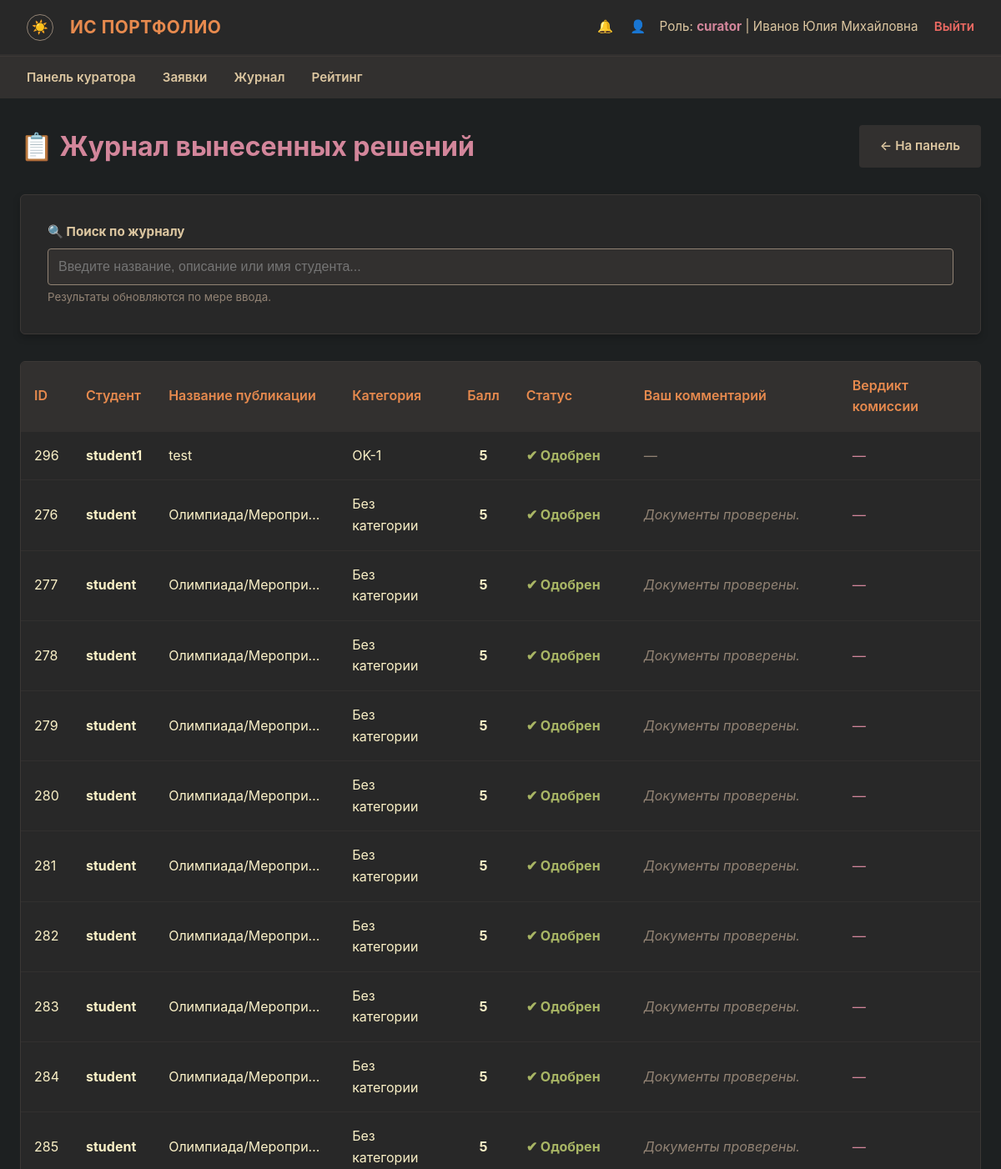
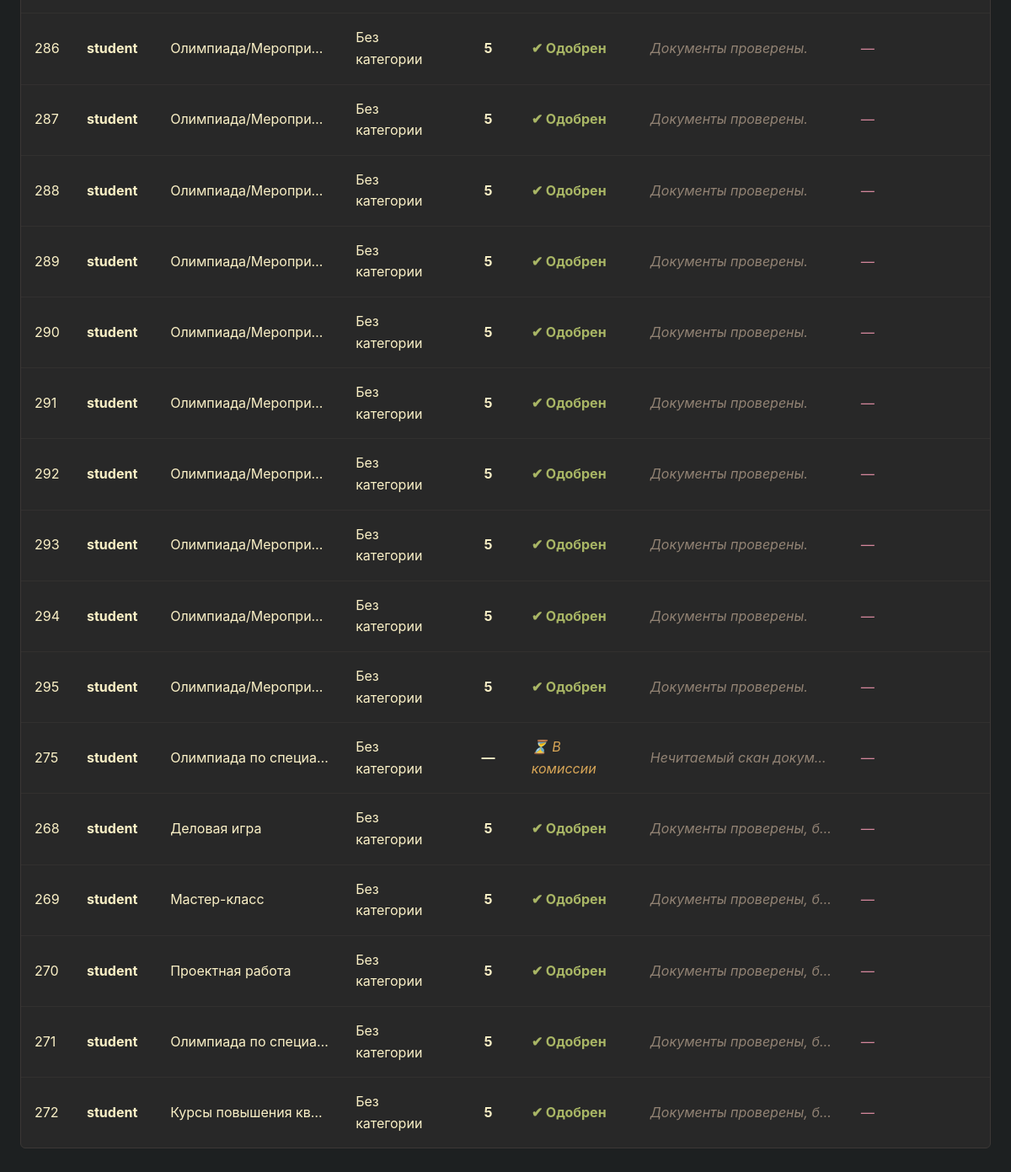
Screenshot of /curator/resolved (signed in) with the database file from the repository (2 pictures, top to bottom).
### models.py (models this page shows, shortened)
class User(db.Model, UserMixin):
    __tablename__ = 'users'
    id: int = db.Column(db.Integer, primary_key=True)
    username: str = db.Column(db.String(50), unique=True, nullable=False)
    password_hash: str = db.Column(db.String(256), nullable=False)
    role: str = db.Column(db.String(20), nullable=False)
    last_name: Optional[str] = db.Column(db.String(50), nullable=True)
    first_name: Optional[str] = db.Column(db.String(50), nullable=True)
    patronymic: Optional[str] = db.Column(db.String(50), nullable=True)
    group_name: Optional[str] = db.Column(db.String(20), nullable=True)
    group_id: Optional[int] = db.Column(db.Integer, db.ForeignKey('groups.id'), nullable=True)
    events = db.relationship('Event', backref='student', lazy=True, cascade='all, delete-orphan')
    notifications = db.relationship('Notification', backref='user', lazy=True, cascade='all, delete-orphan')
    scholarship_requests = db.relationship('ScholarshipRequest', backref='student', lazy=True, cascade='all, delete-orphan')
    curated_groups = db.relationship('Group', foreign_keys='Group.curator_id',
                                     back_populates='curator', lazy='select')

class Event(db.Model):
    __tablename__ = 'events'
    id: int = db.Column(db.Integer, primary_key=True)
    student_id: int = db.Column(db.Integer, db.ForeignKey('users.id'), nullable=False)
    title: str = db.Column(db.String(150), nullable=False)
    description: Optional[str] = db.Column(db.Text, nullable=True)
    status: str = db.Column(db.String(20), default=EventStatus.PENDING, nullable=False)
    previous_status: Optional[str] = db.Column(db.String(20), nullable=True)
    category: Optional[str] = db.Column(db.String(5), nullable=True)
    score: Optional[int] = db.Column(db.Integer, nullable=True)
    curator_comment: Optional[str] = db.Column(db.Text, nullable=True)
    commission_comment: Optional[str] = db.Column(db.Text, nullable=True)
    created_at: datetime = db.Column(db.DateTime, default=datetime.utcnow, nullable=False)
    commission_reviewed_at: Optional[datetime] = db.Column(db.DateTime, nullable=True)
    files = db.relationship('EventFile', backref='event', lazy=True, cascade='all, delete-orphan')
    @property
    def category_label(self) -> str: return self.category if self.category else 'Без категории'

### routes/curator.py (the view)
    @app.route('/curator/resolved', methods=['GET'])
    @login_required
    def curator_resolved():
        if current_user.role != 'curator':
            return "Доступ ограничен", 403
        events = get_curator_events(current_user, 'resolved')
        return render_template('curator_resolved.html', events=events)

### helpers.py (called while the page is built)
def generate_csrf_token() -> str:
    if '_csrf_token' not in session:
        session['_csrf_token'] = secrets.token_hex(CSRF_TOKEN_BYTES)
    return session['_csrf_token']

### services/curator_service.py (called while the page is built)
def _group_ids_from_user(user: User) -> List[int]:
    return [g.id for g in user.curated_groups]

def get_curator_students(user: User) -> List[User]:
    gids = _group_ids_from_user(user)
    if not gids:
        return []
    return User.query.filter(
        User.role == 'student',
        User.group_id.in_(gids)
    ).all()

def get_curator_student_ids(user: User) -> List[int]:
    return [s.id for s in get_curator_students(user)]

def get_curator_events(user: User, status_filter: str = EventStatus.PENDING) -> List[Event]:
    ids = get_curator_student_ids(user)
    if not ids:
        return []
    q = Event.query.options(joinedload(Event.student), joinedload(Event.files)).filter(
        Event.student_id.in_(ids)
    )
    if status_filter == 'resolved':
        q = q.filter(Event.status.in_([EventStatus.APPROVED, EventStatus.DISPUTED, EventStatus.REJECTED]))
    else:
        q = q.filter(Event.status == status_filter)
    return q.order_by(Event.created_at.desc()).all()

### templates/curator_resolved.html (shortened to what this page needs)
{% extends 'base.html' %}
{% block content %}
<div style="display: flex; justify-content: space-between; align-items: center; margin-bottom: 2rem; flex-wrap: wrap; gap: 1rem;">
    <h1 style="color: var(--purple); margin: 0;">📋 Журнал вынесенных решений</h1>
    <a href="{{ url_for('curator_dashboard') }}" class="btn" style="background-color: var(--bg2); color: var(--fg1); text-decoration: none;">← На панель</a>
</div>
<div class="form-card" style="margin-bottom: 2rem;">
    <div class="form-group" style="margin: 0;">
        <label for="search-input" style="font-weight: bold; color: var(--fg1);">🔍 Поиск по журналу</label>
        <input type="text" id="search-input" class="form-control" placeholder="Введите название, описание или имя студента..." autocomplete="off">
        <small style="color: var(--gray); display: block; margin-top: 0.25rem;">Результаты обновляются по мере ввода.</small>
    </div>
</div>
<div id="table-container">
    <div class="table-responsive">
        <table>
            <thead>
                <tr>
                    <th>ID</th>
                    <th>Студент</th>
                    <th>Название публикации</th>
                    <th>Категория</th>
                    <th>Балл</th>
                    <th>Статус</th>
                    <th>Ваш комментарий</th>
                    <th>Вердикт комиссии</th>
                </tr>
            </thead>
            <tbody id="events-tbody">
                {% for event in events %}
                <tr>
                    <td>{{ event.id }}</td>
                    <td style="font-weight: bold; color: var(--fg0);">{{ event.student.username if event.student else 'Удален' }}</td>
                    <td style="max-width: 220px; overflow: hidden; text-overflow: ellipsis; white-space: nowrap;">{{ event.title }}</td>
                    <td>{{ event.category_label }}</td>
                    <td style="text-align: center; font-weight: bold; color: var(--aqua);">{{ event.score if event.score else '—' }}</td>
                    <td>
                        {% if event.status == 'approved' %}
                            <span style="color: var(--green); font-weight: bold;">✔ Одобрен</span>
                        {% elif event.status == 'disputed' %}
                            <span style="color: var(--yellow); font-style: italic;">⏳ В комиссии</span>
                        {% elif event.status == 'rejected' %}
                            <span style="color: var(--red);">❌ Отклонен</span>
                        {% else %}
                            <span style="color: var(--gray);">{{ event.status }}</span>
                        {% endif %}
                    </td>
                    <td style="font-style: italic; color: var(--gray); max-width: 250px; overflow: hidden; text-overflow: ellipsis; white-space: nowrap;">
                        {{ event.curator_comment or '—' }}
                    </td>
                    <td style="font-style: italic; color: var(--purple); max-width: 250px; overflow: hidden; text-overflow: ellipsis; white-space: nowrap;">
                        {{ event.commission_comment or '—' }}
                    </td>
                </tr>
                {% else %}
                <tr>
                    <td colspan="8" style="text-align: center; color: var(--gray);">Нет вынесенных решений.</td>
                </tr>
                {% endfor %}
            </tbody>
        </table>
    </div>
</div>
{% endblock %}

### templates/base.html (shortened to what this page needs)
<!DOCTYPE html>
<html lang="ru">
<head>
    <link rel="stylesheet" href="{{ url_for('static', filename='css/style.css') }}">
</head>
<body>
    {% if current_user.is_authenticated %}
    <nav class="navbar">
        <div class="navbar-brand">
            <button class="theme-toggle" id="themeToggle" title="Сменить тему">☀️</button>
            ИС Портфолио
        </div>
        <div class="navbar-user">
            <a href="{{ url_for('notifications') }}" style="color: var(--fg1); text-decoration: none; margin-right: 1rem; position: relative;">
                🔔
            </a>
            <a href="{{ url_for('profile') }}" style="color: var(--fg1); text-decoration: none; margin-right: 0.75rem;">👤</a>
            Роль: <strong>{{ current_user.role }}</strong> |
            {% if current_user.last_name or current_user.first_name %}
            {{ current_user.last_name or '' }} {{ current_user.first_name or '' }} {{ current_user.patronymic or '' }}
            {% else %}
            {{ current_user.username }}
            {% endif %}
            <a href="{{ url_for('logout') }}" class="logout-link">Выйти</a>
        </div>
    </nav>
    <nav class="role-nav">
        <ul>
            {% if current_user.role == 'admin' %}
            <li><a href="{{ url_for('admin_dashboard') }}">Панель</a></li>
            <li><a href="{{ url_for('admin_users') }}">Пользователи</a></li>
            <li><a href="{{ url_for('admin_groups') }}">Группы</a></li>
            <li><a href="{{ url_for('admin_audit') }}">Аудит</a></li>
            {% elif current_user.role == 'student' %}
            <li><a href="{{ url_for('student_dashboard') }}">Моя панель</a></li>
            <li><a href="{{ url_for('student_create') }}">Создать пост</a></li>
            <li><a href="{{ url_for('student_history') }}">История</a></li>
            <li><a href="{{ url_for('rating') }}">Рейтинг</a></li>
            {% elif current_user.role == 'curator' %}
            <li><a href="{{ url_for('curator_dashboard') }}">Панель куратора</a></li>
            <li><a href="{{ url_for('curator_pending') }}">Заявки</a></li>
            <li><a href="{{ url_for('curator_resolved') }}">Журнал</a></li>
            <li><a href="{{ url_for('rating') }}">Рейтинг</a></li>
            {% elif current_user.role == 'commission' %}
            <li><a href="{{ url_for('commission_dashboard') }}">Панель комиссии</a></li>
            <li><a href="{{ url_for('commission_disputes') }}">Споры</a></li>
            <li><a href="{{ url_for('commission_scholarships') }}">Стипендии</a></li>
            <li><a href="{{ url_for('commission_archive') }}">Архив</a></li>
            {% endif %}
        </ul>
    </nav>
    {% endif %}
    <div class="container">
        {% block content %}{% endblock %}
    </div>
</body>
</html>

### static/css/style.css (style rules this page uses)
:root { --bg0: #1d2021; --bg1: #282828; --bg2: #32302f; --bg3: #3c3836; --fg0: #fbf1c7; --fg1: #ddc7a1; --red: #ea6962; --green: #a9b665; --yellow: #d8a657; --blue: #7daea3; --orange: #e78a4e; --purple: #d3869b; --gray: #928374; }
* { box-sizing: border-box; margin: 0; padding: 0; }
body { background-color: var(--bg0); color: var(--fg0); font-family: -apple-system, BlinkMacSystemFont, "Segoe UI", Roboto, Helvetica, Arial, sans-serif; font-size: 16px; line-height: 1.6; padding-bottom: 3rem; }
.navbar { background-color: var(--bg1); padding: 1rem 2rem; display: flex; justify-content: space-between; align-items: center; border-bottom: 2px solid var(--bg2); box-shadow: 0 4px 6px rgba(0, 0, 0, 0.3); }
.navbar-brand { display: flex; align-items: center; gap: 0.5rem; font-weight: 700; color: var(--orange); font-size: 1.3rem; letter-spacing: 0.5px; text-transform: uppercase; }
.navbar-user { color: var(--fg1); font-size: 0.95rem; }
.navbar-user strong { color: var(--purple); }
.logout-link { color: var(--red); text-decoration: none; margin-left: 15px; font-weight: 600; border-bottom: 1px dashed transparent; transition: border-color 0.2s ease; }
.role-nav { background-color: var(--bg2); padding: 0.75rem 2rem; border-top: 1px solid var(--bg3); }
.role-nav ul { list-style: none; display: flex; gap: 2rem; margin: 0; }
.role-nav li { display: inline; }
.role-nav a { color: var(--fg1); text-decoration: none; font-weight: 600; font-size: 0.95rem; padding: 0.5rem 0; border-bottom: 2px solid transparent; transition: border-color 0.2s ease, color 0.2s ease; }
.container { max-width: 1200px; margin: 2rem auto; padding: 0 1.5rem; }
.form-card { background-color: var(--bg1); border: 1px solid var(--bg3); border-radius: 6px; padding: 2rem; margin-bottom: 2rem; box-shadow: 0 4px 10px rgba(0, 0, 0, 0.2); }
.form-group { margin-bottom: 1.25rem; }
.form-group label { display: block; margin-bottom: 0.5rem; color: var(--fg1); font-size: 0.95rem; }
.form-control { width: 100%; padding: 0.75rem; background-color: var(--bg2); border: 1px solid var(--gray); color: var(--fg0); border-radius: 4px; font-size: 1rem; transition: border-color 0.2s ease, box-shadow 0.2s ease; }
.btn { display: inline-block; padding: 0.75rem 1.5rem; border: 1px solid transparent; border-radius: 4px; cursor: pointer; font-weight: 600; font-size: 0.95rem; text-align: center; text-decoration: none; transition: opacity 0.15s ease, transform 0.1s ease; }
.table-responsive { width: 100%; overflow-x: auto; background-color: var(--bg1); border: 1px solid var(--bg3); border-radius: 6px; margin-top: 1.5rem; }
table { width: 100%; border-collapse: collapse; text-align: left; }
th, td { padding: 1rem; border-bottom: 1px solid var(--bg2); }
th { background-color: var(--bg2); color: var(--orange); font-weight: 600; }
tr:last-child td { border-bottom: none; }
.theme-toggle { background: none; border: 1px solid var(--gray); border-radius: 50%; width: 32px; height: 32px; display: inline-flex; align-items: center; justify-content: center; cursor: pointer; font-size: 1rem; line-height: 1; color: var(--fg1); margin-right: 0.75rem; vertical-align: middle; }

### rows the page displays
User: role "curator", last_name "Иванов", first_name "Юлия", patronymic "Михайловна"
Event: id "296", student "student1", title "test", category_label "OK-1", score "5", status "✔ Одобрен", curator_comment "—", commission_comment "—"
Event: id "276", student "student", title "Олимпиада/Меропри…", category_label "Без категории", score "5", status "✔ Одобрен", curator_comment "Документы проверены.", commission_comment "—"
Event: id "277", student "student", title "Олимпиада/Меропри…", category_label "Без категории", score "5", status "✔ Одобрен", curator_comment "Документы проверены.", commission_comment "—"
Event: id "278", student "student", title "Олимпиада/Меропри…", category_label "Без категории", score "5", status "✔ Одобрен", curator_comment "Документы проверены.", commission_comment "—"
Event: id "279", student "student", title "Олимпиада/Меропри…", category_label "Без категории", score "5", status "✔ Одобрен", curator_comment "Документы проверены.", commission_comment "—"
Event: id "280", student "student", title "Олимпиада/Меропри…", category_label "Без категории", score "5", status "✔ Одобрен", curator_comment "Документы проверены.", commission_comment "—"
Event: id "281", student "student", title "Олимпиада/Меропри…", category_label "Без категории", score "5", status "✔ Одобрен", curator_comment "Документы проверены.", commission_comment "—"
Event: id "282", student "student", title "Олимпиада/Меропри…", category_label "Без категории", score "5", status "✔ Одобрен", curator_comment "Документы проверены.", commission_comment "—"
Event: id "283", student "student", title "Олимпиада/Меропри…", category_label "Без категории", score "5", status "✔ Одобрен", curator_comment "Документы проверены.", commission_comment "—"
Event: id "284", student "student", title "Олимпиада/Меропри…", category_label "Без категории", score "5", status "✔ Одобрен", curator_comment "Документы проверены.", commission_comment "—"
Event: id "285", student "student", title "Олимпиада/Меропри…", category_label "Без категории", score "5", status "✔ Одобрен", curator_comment "Документы проверены.", commission_comment "—"
Event: id "286", student "student", title "Олимпиада/Меропри…", category_label "Без категории", score "5", status "✔ Одобрен", curator_comment "Документы проверены.", commission_comment "—"
Event: id "287", student "student", title "Олимпиада/Меропри…", category_label "Без категории", score "5", status "✔ Одобрен", curator_comment "Документы проверены.", commission_comment "—"
Event: id "288", student "student", title "Олимпиада/Меропри…", category_label "Без категории", score "5", status "✔ Одобрен", curator_comment "Документы проверены.", commission_comment "—"
Event: id "289", student "student", title "Олимпиада/Меропри…", category_label "Без категории", score "5", status "✔ Одобрен", curator_comment "Документы проверены.", commission_comment "—"
Event: id "290", student "student", title "Олимпиада/Меропри…", category_label "Без категории", score "5", status "✔ Одобрен", curator_comment "Документы проверены.", commission_comment "—"
Event: id "291", student "student", title "Олимпиада/Меропри…", category_label "Без категории", score "5", status "✔ Одобрен", curator_comment "Документы проверены.", commission_comment "—"
Event: id "292", student "student", title "Олимпиада/Меропри…", category_label "Без категории", score "5", status "✔ Одобрен", curator_comment "Документы проверены.", commission_comment "—"
Event: id "293", student "student", title "Олимпиада/Меропри…", category_label "Без категории", score "5", status "✔ Одобрен", curator_comment "Документы проверены.", commission_comment "—"
Event: id "294", student "student", title "Олимпиада/Меропри…", category_label "Без категории", score "5", status "✔ Одобрен", curator_comment "Документы проверены.", commission_comment "—"
Event: id "295", student "student", title "Олимпиада/Меропри…", category_label "Без категории", score "5", status "✔ Одобрен", curator_comment "Документы проверены.", commission_comment "—"
Event: id "275", student "student", title "Олимпиада по специа…", category_label "Без категории", score "—", status "⏳ В комиссии", curator_comment "Нечитаемый скан докум…", commission_comment "—"
Event: id "268", student "student", title "Деловая игра", category_label "Без категории", score "5", status "✔ Одобрен", curator_comment "Документы проверены, б…", commission_comment "—"
Event: id "269", student "student", title "Мастер-класс", category_label "Без категории", score "5", status "✔ Одобрен", curator_comment "Документы проверены, б…", commission_comment "—"
Event: id "270", student "student", title "Проектная работа", category_label "Без категории", score "5", status "✔ Одобрен", curator_comment "Документы проверены, б…", commission_comment "—"
Event: id "271", student "student", title "Олимпиада по специа…", category_label "Без категории", score "5", status "✔ Одобрен", curator_comment "Документы проверены, б…", commission_comment "—"
Event: id "272", student "student", title "Курсы повышения кв…", category_label "Без категории", score "5", status "✔ Одобрен", curator_comment "Документы проверены, б…", commission_comment "—"
